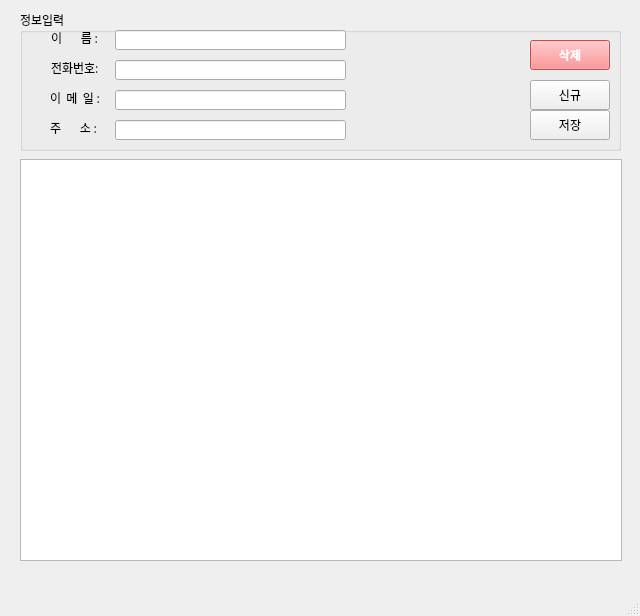
<?xml version="1.0" encoding="UTF-8"?>
<ui version="4.0">
 <class>MainWindow</class>
 <widget class="QMainWindow" name="MainWindow">
  <property name="geometry">
   <rect>
    <x>0</x>
    <y>0</y>
    <width>640</width>
    <height>616</height>
   </rect>
  </property>
  <property name="font">
   <font>
    <family>NanumGothic</family>
   </font>
  </property>
  <property name="windowTitle">
   <string>MainWindow</string>
  </property>
  <widget class="QWidget" name="centralwidget">
   <widget class="QWidget" name="verticalLayoutWidget">
    <property name="geometry">
     <rect>
      <x>20</x>
      <y>10</y>
      <width>601</width>
      <height>141</height>
     </rect>
    </property>
    <layout class="QVBoxLayout" name="verticalLayout">
     <item>
      <widget class="QGroupBox" name="groupBox">
       <property name="title">
        <string>정보입력</string>
       </property>
       <widget class="QLineEdit" name="txtPhone">
        <property name="geometry">
         <rect>
          <x>95</x>
          <y>50</y>
          <width>231</width>
          <height>20</height>
         </rect>
        </property>
       </widget>
       <widget class="QLabel" name="label_3">
        <property name="geometry">
         <rect>
          <x>31</x>
          <y>50</y>
          <width>56</width>
          <height>16</height>
         </rect>
        </property>
        <property name="text">
         <string>전화번호: </string>
        </property>
        <property name="scaledContents">
         <bool>false</bool>
        </property>
        <property name="alignment">
         <set>Qt::AlignJustify|Qt::AlignVCenter</set>
        </property>
       </widget>
       <widget class="QLineEdit" name="txtAddress">
        <property name="geometry">
         <rect>
          <x>95</x>
          <y>110</y>
          <width>231</width>
          <height>20</height>
         </rect>
        </property>
       </widget>
       <widget class="QLabel" name="label_23">
        <property name="geometry">
         <rect>
          <x>30</x>
          <y>110</y>
          <width>61</width>
          <height>16</height>
         </rect>
        </property>
        <property name="text">
         <string>주       소 :</string>
        </property>
        <property name="scaledContents">
         <bool>false</bool>
        </property>
        <property name="alignment">
         <set>Qt::AlignJustify|Qt::AlignVCenter</set>
        </property>
       </widget>
       <widget class="QLineEdit" name="txtEmail">
        <property name="geometry">
         <rect>
          <x>95</x>
          <y>80</y>
          <width>231</width>
          <height>20</height>
         </rect>
        </property>
       </widget>
       <widget class="QLabel" name="label_4">
        <property name="geometry">
         <rect>
          <x>30</x>
          <y>80</y>
          <width>61</width>
          <height>16</height>
         </rect>
        </property>
        <property name="text">
         <string>이  메  일 :</string>
        </property>
        <property name="scaledContents">
         <bool>false</bool>
        </property>
        <property name="alignment">
         <set>Qt::AlignJustify|Qt::AlignVCenter</set>
        </property>
       </widget>
       <widget class="QPushButton" name="btnNew">
        <property name="geometry">
         <rect>
          <x>510</x>
          <y>70</y>
          <width>80</width>
          <height>30</height>
         </rect>
        </property>
        <property name="text">
         <string>신규</string>
        </property>
       </widget>
       <widget class="QPushButton" name="btnSave">
        <property name="geometry">
         <rect>
          <x>510</x>
          <y>100</y>
          <width>80</width>
          <height>30</height>
         </rect>
        </property>
        <property name="text">
         <string>저장</string>
        </property>
       </widget>
       <widget class="QLabel" name="label">
        <property name="geometry">
         <rect>
          <x>31</x>
          <y>20</y>
          <width>61</width>
          <height>16</height>
         </rect>
        </property>
        <property name="text">
         <string>이       름 :</string>
        </property>
        <property name="scaledContents">
         <bool>false</bool>
        </property>
        <property name="alignment">
         <set>Qt::AlignJustify|Qt::AlignVCenter</set>
        </property>
       </widget>
       <widget class="QLineEdit" name="txtName">
        <property name="geometry">
         <rect>
          <x>95</x>
          <y>20</y>
          <width>231</width>
          <height>20</height>
         </rect>
        </property>
       </widget>
       <widget class="QPushButton" name="btnDel">
        <property name="geometry">
         <rect>
          <x>510</x>
          <y>30</y>
          <width>80</width>
          <height>30</height>
         </rect>
        </property>
        <property name="font">
         <font>
          <family>NanumGothic</family>
          <weight>75</weight>
          <bold>true</bold>
         </font>
        </property>
        <property name="styleSheet">
         <string notr="true">background-color: rgb(255, 117, 119);
color: rgb(255, 255, 255);</string>
        </property>
        <property name="text">
         <string>삭제</string>
        </property>
       </widget>
      </widget>
     </item>
    </layout>
   </widget>
   <widget class="QWidget" name="verticalLayoutWidget_2">
    <property name="geometry">
     <rect>
      <x>20</x>
      <y>159</y>
      <width>602</width>
      <height>402</height>
     </rect>
    </property>
    <layout class="QVBoxLayout" name="verticalLayout_2">
     <item>
      <widget class="QTableWidget" name="tblAddress">
       <property name="enabled">
        <bool>true</bool>
       </property>
       <property name="sizePolicy">
        <sizepolicy hsizetype="Expanding" vsizetype="Expanding">
         <horstretch>0</horstretch>
         <verstretch>0</verstretch>
        </sizepolicy>
       </property>
       <property name="minimumSize">
        <size>
         <width>0</width>
         <height>0</height>
        </size>
       </property>
      </widget>
     </item>
    </layout>
   </widget>
  </widget>
  <widget class="QMenuBar" name="menubar">
   <property name="geometry">
    <rect>
     <x>0</x>
     <y>0</y>
     <width>640</width>
     <height>21</height>
    </rect>
   </property>
  </widget>
  <widget class="QStatusBar" name="stbCurrent"/>
 </widget>
 <resources/>
 <connections/>
</ui>
